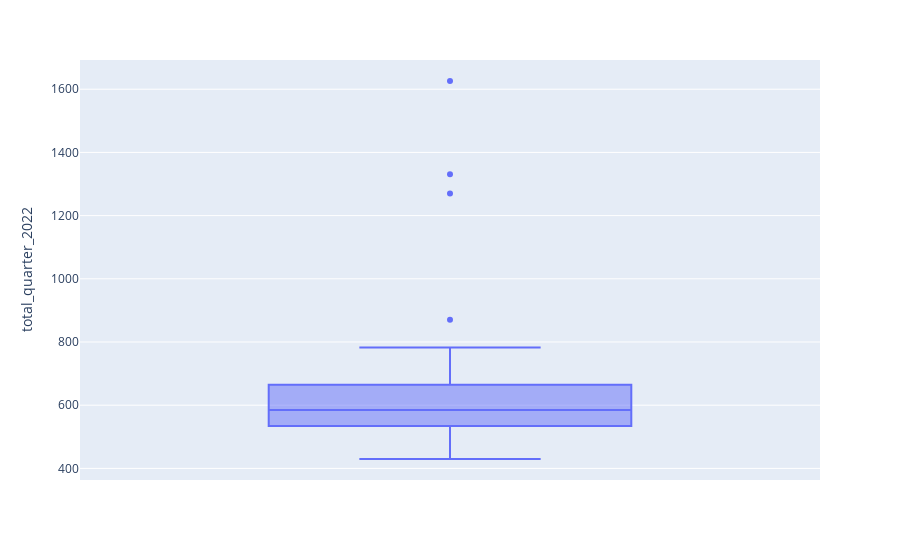

The code cell stored with this chart in its notebook:
### Code cell
# checking some outliers
px.box(wage, y='total_quarter_2022' )

### Figure 1 — Plotly figure (JSON) as saved in the notebook; plotly's stock layout.template omitted (floating-point values rounded to 4 significant figures)
{"data": [{"alignmentgroup": "True", "hovertemplate": "total_quarter_2022=%{y}<extra></extra>", "legendgroup": "", "marker": {"color": "#636efa"}, "name": "", "notched": false, "offsetgroup": "", "orientation": "v", "showlegend": false, "type": "box", "x0": " ", "xaxis": "x", "y": [514.1, 607, 584.5, 626.3, 542.4, 719.1, 870.6, 429.7, 468.9, 523.1, 544.1, 571.9, 782.3, 649, 694.1, 512.4, 1270.0, 549.7, 537, 581.9, 710.5, 479.7, 1331.0, 539.6, 524, 548, 589.3, 611.9, 497.5, 652.1, 655, 625.2, 1626], "y0": " ", "yaxis": "y"}], "layout": {"boxmode": "group", "legend": {"tracegroupgap": 0}, "margin": {"t": 60}, "xaxis": {"anchor": "y", "domain": [0, 1]}, "yaxis": {"anchor": "x", "domain": [0, 1], "title": {"text": "total_quarter_2022"}}}}
